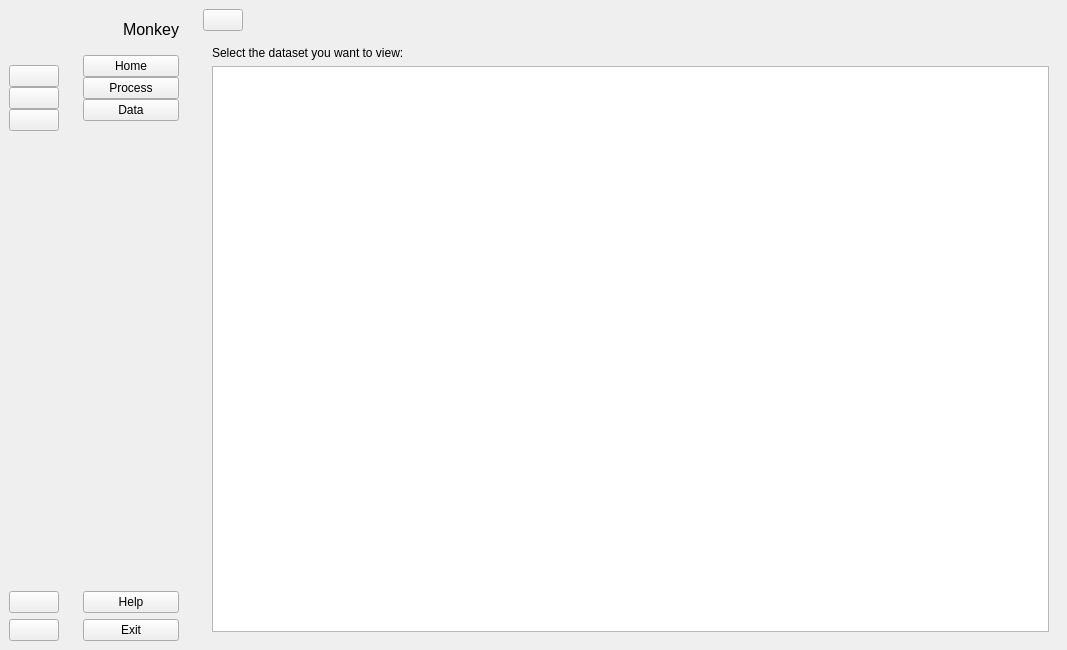
<?xml version="1.0" encoding="UTF-8"?>
<ui version="4.0">
 <class>MainWindow</class>
 <widget class="QMainWindow" name="MainWindow">
  <property name="geometry">
   <rect>
    <x>0</x>
    <y>0</y>
    <width>1067</width>
    <height>650</height>
   </rect>
  </property>
  <property name="windowTitle">
   <string>MainWindow</string>
  </property>
  <widget class="QWidget" name="centralwidget">
   <layout class="QGridLayout" name="gridLayout">
    <property name="leftMargin">
     <number>0</number>
    </property>
    <property name="topMargin">
     <number>0</number>
    </property>
    <property name="rightMargin">
     <number>0</number>
    </property>
    <property name="bottomMargin">
     <number>0</number>
    </property>
    <item row="0" column="0">
     <widget class="QWidget" name="icon_widget" native="true">
      <layout class="QGridLayout" name="gridLayout_5">
       <item row="2" column="0">
        <spacer name="verticalSpacer">
         <property name="orientation">
          <enum>Qt::Vertical</enum>
         </property>
         <property name="sizeHint" stdset="0">
          <size>
           <width>20</width>
           <height>398</height>
          </size>
         </property>
        </spacer>
       </item>
       <item row="0" column="0">
        <layout class="QHBoxLayout" name="horizontalLayout">
         <item>
          <widget class="QLabel" name="label_4">
           <property name="minimumSize">
            <size>
             <width>50</width>
             <height>50</height>
            </size>
           </property>
           <property name="maximumSize">
            <size>
             <width>50</width>
             <height>50</height>
            </size>
           </property>
           <property name="text">
            <string/>
           </property>
           <property name="pixmap">
            <pixmap resource="resource.qrc">:/icon/icon/monkey.png</pixmap>
           </property>
           <property name="scaledContents">
            <bool>true</bool>
           </property>
          </widget>
         </item>
        </layout>
       </item>
       <item row="1" column="0">
        <layout class="QVBoxLayout" name="verticalLayout">
         <property name="spacing">
          <number>0</number>
         </property>
         <item>
          <widget class="QPushButton" name="home_btn_1">
           <property name="text">
            <string/>
           </property>
           <property name="icon">
            <iconset resource="resource.qrc">
             <normaloff>:/icon/icon/home_gray.png</normaloff>
             <normalon>:/icon/icon/home-5-64 (2).png</normalon>:/icon/icon/home_gray.png</iconset>
           </property>
           <property name="checkable">
            <bool>true</bool>
           </property>
           <property name="autoExclusive">
            <bool>true</bool>
           </property>
          </widget>
         </item>
         <item>
          <widget class="QPushButton" name="process_btn_1">
           <property name="text">
            <string/>
           </property>
           <property name="icon">
            <iconset resource="resource.qrc">
             <normaloff>:/icon/icon/process_gray.png</normaloff>
             <normalon>:/icon/icon/view-details-64 (3).png</normalon>:/icon/icon/process_gray.png</iconset>
           </property>
           <property name="checkable">
            <bool>true</bool>
           </property>
           <property name="autoExclusive">
            <bool>true</bool>
           </property>
          </widget>
         </item>
         <item>
          <widget class="QPushButton" name="data_btn_1">
           <property name="text">
            <string/>
           </property>
           <property name="icon">
            <iconset resource="resource.qrc">
             <normaloff>:/icon/icon/file_gray.png</normaloff>
             <normalon>:/icon/icon/file-3-64.png</normalon>:/icon/icon/file_gray.png</iconset>
           </property>
           <property name="checkable">
            <bool>true</bool>
           </property>
           <property name="autoExclusive">
            <bool>true</bool>
           </property>
          </widget>
         </item>
        </layout>
       </item>
       <item row="3" column="0">
        <widget class="QPushButton" name="help_btn_1">
         <property name="text">
          <string/>
         </property>
         <property name="icon">
          <iconset resource="resource.qrc">
           <normaloff>:/icon/icon/info_gray.png</normaloff>
           <normalon>:/icon/icon/info-2-64.png</normalon>:/icon/icon/info_gray.png</iconset>
         </property>
         <property name="checkable">
          <bool>true</bool>
         </property>
         <property name="autoExclusive">
          <bool>true</bool>
         </property>
        </widget>
       </item>
       <item row="4" column="0">
        <widget class="QPushButton" name="exit_btn_1">
         <property name="text">
          <string/>
         </property>
         <property name="icon">
          <iconset resource="resource.qrc">
           <normaloff>:/icon/icon/logout_gray.png</normaloff>
           <normalon>:/icon/icon/account-logout-64 (1).png</normalon>:/icon/icon/logout_gray.png</iconset>
         </property>
         <property name="checkable">
          <bool>true</bool>
         </property>
         <property name="autoExclusive">
          <bool>true</bool>
         </property>
        </widget>
       </item>
      </layout>
     </widget>
    </item>
    <item row="0" column="1">
     <widget class="QWidget" name="full_menu_widget" native="true">
      <layout class="QGridLayout" name="gridLayout_6">
       <item row="0" column="0">
        <layout class="QHBoxLayout" name="horizontalLayout_2">
         <property name="spacing">
          <number>0</number>
         </property>
         <item>
          <widget class="QLabel" name="logo_label_2">
           <property name="minimumSize">
            <size>
             <width>40</width>
             <height>40</height>
            </size>
           </property>
           <property name="maximumSize">
            <size>
             <width>40</width>
             <height>40</height>
            </size>
           </property>
           <property name="text">
            <string/>
           </property>
           <property name="pixmap">
            <pixmap resource="resource.qrc">:/icon/icon/monkey.png</pixmap>
           </property>
           <property name="scaledContents">
            <bool>true</bool>
           </property>
          </widget>
         </item>
         <item>
          <widget class="QLabel" name="logo_label_3">
           <property name="font">
            <font>
             <pointsize>12</pointsize>
            </font>
           </property>
           <property name="text">
            <string>Monkey</string>
           </property>
          </widget>
         </item>
        </layout>
       </item>
       <item row="2" column="0">
        <spacer name="verticalSpacer_2">
         <property name="orientation">
          <enum>Qt::Vertical</enum>
         </property>
         <property name="sizeHint" stdset="0">
          <size>
           <width>20</width>
           <height>408</height>
          </size>
         </property>
        </spacer>
       </item>
       <item row="1" column="0">
        <layout class="QVBoxLayout" name="verticalLayout_2">
         <property name="spacing">
          <number>0</number>
         </property>
         <item>
          <widget class="QPushButton" name="home_btn_2">
           <property name="text">
            <string>Home</string>
           </property>
           <property name="icon">
            <iconset resource="resource.qrc">
             <normaloff>:/icon/icon/home_gray.png</normaloff>
             <normalon>:/icon/icon/home-5-64 (2).png</normalon>:/icon/icon/home_gray.png</iconset>
           </property>
           <property name="checkable">
            <bool>true</bool>
           </property>
           <property name="autoExclusive">
            <bool>true</bool>
           </property>
          </widget>
         </item>
         <item>
          <widget class="QPushButton" name="process_btn_2">
           <property name="text">
            <string>Process</string>
           </property>
           <property name="icon">
            <iconset resource="resource.qrc">
             <normaloff>:/icon/icon/process_gray.png</normaloff>
             <normalon>:/icon/icon/view-details-64 (3).png</normalon>:/icon/icon/process_gray.png</iconset>
           </property>
           <property name="checkable">
            <bool>true</bool>
           </property>
           <property name="autoExclusive">
            <bool>true</bool>
           </property>
          </widget>
         </item>
         <item>
          <widget class="QPushButton" name="data_btn_2">
           <property name="text">
            <string>Data</string>
           </property>
           <property name="icon">
            <iconset resource="resource.qrc">
             <normaloff>:/icon/icon/file_gray.png</normaloff>
             <normalon>:/icon/icon/file-3-64.png</normalon>:/icon/icon/file_gray.png</iconset>
           </property>
           <property name="checkable">
            <bool>true</bool>
           </property>
           <property name="autoExclusive">
            <bool>true</bool>
           </property>
          </widget>
         </item>
        </layout>
       </item>
       <item row="4" column="0">
        <widget class="QPushButton" name="exit_btn_2">
         <property name="text">
          <string>Exit</string>
         </property>
         <property name="icon">
          <iconset resource="resource.qrc">
           <normaloff>:/icon/icon/logout_gray.png</normaloff>
           <normalon>:/icon/icon/account-logout-64 (1).png</normalon>:/icon/icon/logout_gray.png</iconset>
         </property>
         <property name="autoExclusive">
          <bool>true</bool>
         </property>
        </widget>
       </item>
       <item row="3" column="0">
        <widget class="QPushButton" name="help_btn_2">
         <property name="text">
          <string>Help</string>
         </property>
         <property name="icon">
          <iconset resource="resource.qrc">
           <normaloff>:/icon/icon/info_gray.png</normaloff>
           <normalon>:/icon/icon/info-2-64.png</normalon>:/icon/icon/info_gray.png</iconset>
         </property>
         <property name="checkable">
          <bool>true</bool>
         </property>
         <property name="autoExclusive">
          <bool>true</bool>
         </property>
        </widget>
       </item>
      </layout>
     </widget>
    </item>
    <item row="0" column="2">
     <widget class="QWidget" name="widget_3" native="true">
      <layout class="QGridLayout" name="gridLayout_7">
       <item row="0" column="0">
        <widget class="QWidget" name="widget" native="true">
         <layout class="QHBoxLayout" name="horizontalLayout_3">
          <property name="spacing">
           <number>0</number>
          </property>
          <property name="leftMargin">
           <number>0</number>
          </property>
          <property name="topMargin">
           <number>0</number>
          </property>
          <property name="rightMargin">
           <number>0</number>
          </property>
          <property name="bottomMargin">
           <number>0</number>
          </property>
          <item>
           <widget class="QPushButton" name="pushButton_11">
            <property name="text">
             <string/>
            </property>
            <property name="icon">
             <iconset resource="resource.qrc">
              <normaloff>:/icon/icon/menu-4-64.png</normaloff>
              <normalon>:/icon/icon/menu-4-64.png</normalon>:/icon/icon/menu-4-64.png</iconset>
            </property>
            <property name="iconSize">
             <size>
              <width>16</width>
              <height>16</height>
             </size>
            </property>
            <property name="checkable">
             <bool>true</bool>
            </property>
           </widget>
          </item>
          <item>
           <spacer name="horizontalSpacer">
            <property name="orientation">
             <enum>Qt::Horizontal</enum>
            </property>
            <property name="sizeHint" stdset="0">
             <size>
              <width>800</width>
              <height>11</height>
             </size>
            </property>
           </spacer>
          </item>
         </layout>
        </widget>
       </item>
       <item row="1" column="0">
        <widget class="QStackedWidget" name="stackedWidget">
         <property name="currentIndex">
          <number>2</number>
         </property>
         <widget class="QWidget" name="page">
          <layout class="QGridLayout" name="gridLayout_2">
           <item row="0" column="0">
            <widget class="QLabel" name="label">
             <property name="font">
              <font>
               <pointsize>16</pointsize>
              </font>
             </property>
             <property name="text">
              <string>HomePage</string>
             </property>
             <property name="alignment">
              <set>Qt::AlignCenter</set>
             </property>
            </widget>
           </item>
          </layout>
         </widget>
         <widget class="QWidget" name="page_2">
          <layout class="QGridLayout" name="gridLayout_11">
           <item row="0" column="0">
            <widget class="QWidget" name="widget_2" native="true">
             <layout class="QGridLayout" name="gridLayout_10">
              <property name="leftMargin">
               <number>0</number>
              </property>
              <property name="topMargin">
               <number>0</number>
              </property>
              <property name="rightMargin">
               <number>0</number>
              </property>
              <property name="bottomMargin">
               <number>0</number>
              </property>
              <item row="0" column="1">
               <widget class="QPushButton" name="pushButton_2">
                <property name="text">
                 <string>Export File</string>
                </property>
               </widget>
              </item>
              <item row="0" column="0">
               <widget class="QPushButton" name="pushButton">
                <property name="text">
                 <string>Add Folder </string>
                </property>
                <property name="icon">
                 <iconset resource="resource.qrc">
                  <normaloff>:/icon/icon/add-folder-64.png</normaloff>:/icon/icon/add-folder-64.png</iconset>
                </property>
                <property name="iconSize">
                 <size>
                  <width>16</width>
                  <height>16</height>
                 </size>
                </property>
                <property name="checkable">
                 <bool>false</bool>
                </property>
               </widget>
              </item>
              <item row="0" column="2">
               <spacer name="horizontalSpacer_2">
                <property name="orientation">
                 <enum>Qt::Horizontal</enum>
                </property>
                <property name="sizeHint" stdset="0">
                 <size>
                  <width>598</width>
                  <height>20</height>
                 </size>
                </property>
               </spacer>
              </item>
             </layout>
            </widget>
           </item>
           <item row="1" column="0">
            <widget class="QTableWidget" name="tableWidget">
             <column>
              <property name="text">
               <string>File Name</string>
              </property>
             </column>
             <column>
              <property name="text">
               <string>New Column</string>
              </property>
             </column>
             <column>
              <property name="text">
               <string>Status</string>
              </property>
             </column>
            </widget>
           </item>
          </layout>
         </widget>
         <widget class="QWidget" name="page_3">
          <layout class="QGridLayout" name="gridLayout_4">
           <item row="0" column="0">
            <widget class="QLabel" name="label_2">
             <property name="font">
              <font>
               <pointsize>9</pointsize>
              </font>
             </property>
             <property name="text">
              <string>Select the dataset you want to view: </string>
             </property>
            </widget>
           </item>
           <item row="1" column="0">
            <widget class="QListWidget" name="listWidget"/>
           </item>
          </layout>
         </widget>
         <widget class="QWidget" name="page_4">
          <layout class="QGridLayout" name="gridLayout_8">
           <item row="0" column="0">
            <widget class="QLabel" name="label_7">
             <property name="font">
              <font>
               <pointsize>16</pointsize>
              </font>
             </property>
             <property name="text">
              <string>Help Page</string>
             </property>
             <property name="alignment">
              <set>Qt::AlignCenter</set>
             </property>
            </widget>
           </item>
          </layout>
         </widget>
        </widget>
       </item>
      </layout>
     </widget>
    </item>
   </layout>
   <widget class="QWidget" name="layoutWidget">
    <property name="geometry">
     <rect>
      <x>0</x>
      <y>0</y>
      <width>100</width>
      <height>30</height>
     </rect>
    </property>
    <layout class="QGridLayout" name="gridLayout_3"/>
   </widget>
   <widget class="QWidget" name="layoutWidget">
    <property name="geometry">
     <rect>
      <x>0</x>
      <y>0</y>
      <width>100</width>
      <height>30</height>
     </rect>
    </property>
    <layout class="QGridLayout" name="gridLayout_9"/>
   </widget>
  </widget>
 </widget>
 <resources>
  <include location="resource.qrc"/>
  <include location="../../.designer/backup/resource.qrc"/>
 </resources>
 <connections>
  <connection>
   <sender>data_btn_1</sender>
   <signal>toggled(bool)</signal>
   <receiver>data_btn_2</receiver>
   <slot>setChecked(bool)</slot>
   <hints>
    <hint type="sourcelabel">
     <x>42</x>
     <y>135</y>
    </hint>
    <hint type="destinationlabel">
     <x>128</x>
     <y>145</y>
    </hint>
   </hints>
  </connection>
  <connection>
   <sender>process_btn_2</sender>
   <signal>toggled(bool)</signal>
   <receiver>process_btn_1</receiver>
   <slot>setChecked(bool)</slot>
   <hints>
    <hint type="sourcelabel">
     <x>106</x>
     <y>116</y>
    </hint>
    <hint type="destinationlabel">
     <x>35</x>
     <y>115</y>
    </hint>
   </hints>
  </connection>
  <connection>
   <sender>data_btn_2</sender>
   <signal>toggled(bool)</signal>
   <receiver>data_btn_1</receiver>
   <slot>setChecked(bool)</slot>
   <hints>
    <hint type="sourcelabel">
     <x>136</x>
     <y>134</y>
    </hint>
    <hint type="destinationlabel">
     <x>47</x>
     <y>139</y>
    </hint>
   </hints>
  </connection>
  <connection>
   <sender>process_btn_1</sender>
   <signal>toggled(bool)</signal>
   <receiver>process_btn_2</receiver>
   <slot>setChecked(bool)</slot>
   <hints>
    <hint type="sourcelabel">
     <x>47</x>
     <y>107</y>
    </hint>
    <hint type="destinationlabel">
     <x>111</x>
     <y>117</y>
    </hint>
   </hints>
  </connection>
  <connection>
   <sender>pushButton_11</sender>
   <signal>toggled(bool)</signal>
   <receiver>icon_widget</receiver>
   <slot>setVisible(bool)</slot>
   <hints>
    <hint type="sourcelabel">
     <x>243</x>
     <y>35</y>
    </hint>
    <hint type="destinationlabel">
     <x>22</x>
     <y>446</y>
    </hint>
   </hints>
  </connection>
  <connection>
   <sender>pushButton_11</sender>
   <signal>toggled(bool)</signal>
   <receiver>full_menu_widget</receiver>
   <slot>setHidden(bool)</slot>
   <hints>
    <hint type="sourcelabel">
     <x>242</x>
     <y>26</y>
    </hint>
    <hint type="destinationlabel">
     <x>156</x>
     <y>324</y>
    </hint>
   </hints>
  </connection>
  <connection>
   <sender>home_btn_1</sender>
   <signal>toggled(bool)</signal>
   <receiver>home_btn_2</receiver>
   <slot>setChecked(bool)</slot>
   <hints>
    <hint type="sourcelabel">
     <x>47</x>
     <y>78</y>
    </hint>
    <hint type="destinationlabel">
     <x>97</x>
     <y>86</y>
    </hint>
   </hints>
  </connection>
  <connection>
   <sender>help_btn_1</sender>
   <signal>toggled(bool)</signal>
   <receiver>help_btn_2</receiver>
   <slot>setChecked(bool)</slot>
   <hints>
    <hint type="sourcelabel">
     <x>33</x>
     <y>582</y>
    </hint>
    <hint type="destinationlabel">
     <x>149</x>
     <y>597</y>
    </hint>
   </hints>
  </connection>
  <connection>
   <sender>home_btn_2</sender>
   <signal>toggled(bool)</signal>
   <receiver>home_btn_1</receiver>
   <slot>setChecked(bool)</slot>
   <hints>
    <hint type="sourcelabel">
     <x>144</x>
     <y>83</y>
    </hint>
    <hint type="destinationlabel">
     <x>30</x>
     <y>82</y>
    </hint>
   </hints>
  </connection>
  <connection>
   <sender>help_btn_2</sender>
   <signal>toggled(bool)</signal>
   <receiver>help_btn_1</receiver>
   <slot>setChecked(bool)</slot>
   <hints>
    <hint type="sourcelabel">
     <x>136</x>
     <y>600</y>
    </hint>
    <hint type="destinationlabel">
     <x>50</x>
     <y>588</y>
    </hint>
   </hints>
  </connection>
  <connection>
   <sender>exit_btn_2</sender>
   <signal>clicked()</signal>
   <receiver>MainWindow</receiver>
   <slot>show()</slot>
   <hints>
    <hint type="sourcelabel">
     <x>155</x>
     <y>629</y>
    </hint>
    <hint type="destinationlabel">
     <x>150</x>
     <y>659</y>
    </hint>
   </hints>
  </connection>
  <connection>
   <sender>exit_btn_1</sender>
   <signal>clicked()</signal>
   <receiver>MainWindow</receiver>
   <slot>show()</slot>
   <hints>
    <hint type="sourcelabel">
     <x>33</x>
     <y>617</y>
    </hint>
    <hint type="destinationlabel">
     <x>28</x>
     <y>672</y>
    </hint>
   </hints>
  </connection>
 </connections>
</ui>
